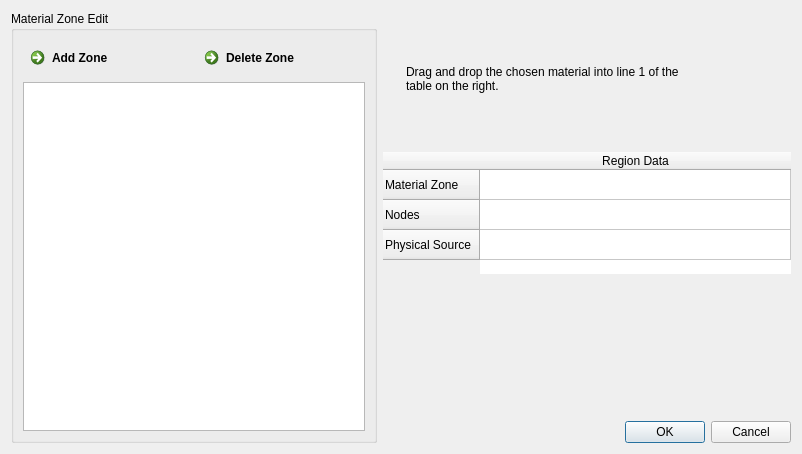
<?xml version="1.0" encoding="UTF-8"?>
<ui version="4.0">
 <class>MapRegion</class>
 <widget class="QDialog" name="MapRegion">
  <property name="geometry">
   <rect>
    <x>0</x>
    <y>0</y>
    <width>802</width>
    <height>454</height>
   </rect>
  </property>
  <property name="windowTitle">
   <string>Material Zone</string>
  </property>
  <layout class="QGridLayout" name="gridLayout" rowstretch="0,0,0,0" columnstretch="0,0,2">
   <item row="0" column="0" rowspan="4">
    <widget class="QGroupBox" name="groupBox">
     <property name="title">
      <string>Material Zone Edit</string>
     </property>
     <layout class="QGridLayout" name="gridLayout_2">
      <item row="0" column="0">
       <widget class="QCommandLinkButton" name="commandLinkButtonAdd">
        <property name="sizePolicy">
         <sizepolicy hsizetype="Preferred" vsizetype="Maximum">
          <horstretch>0</horstretch>
          <verstretch>0</verstretch>
         </sizepolicy>
        </property>
        <property name="minimumSize">
         <size>
          <width>0</width>
          <height>10</height>
         </size>
        </property>
        <property name="maximumSize">
         <size>
          <width>16777215</width>
          <height>40</height>
         </size>
        </property>
        <property name="text">
         <string>Add Zone</string>
        </property>
        <property name="icon">
         <iconset theme="list-add">
          <normaloff>.</normaloff>.</iconset>
        </property>
       </widget>
      </item>
      <item row="1" column="0" colspan="2">
       <widget class="QListWidget" name="listWidget"/>
      </item>
      <item row="0" column="1">
       <widget class="QCommandLinkButton" name="commandLinkButtonDelete">
        <property name="sizePolicy">
         <sizepolicy hsizetype="Preferred" vsizetype="Maximum">
          <horstretch>0</horstretch>
          <verstretch>0</verstretch>
         </sizepolicy>
        </property>
        <property name="maximumSize">
         <size>
          <width>16777215</width>
          <height>40</height>
         </size>
        </property>
        <property name="text">
         <string>Delete Zone</string>
        </property>
        <property name="icon">
         <iconset theme="list-remove">
          <normaloff>.</normaloff>.</iconset>
        </property>
       </widget>
      </item>
     </layout>
    </widget>
   </item>
   <item row="3" column="2">
    <widget class="QDialogButtonBox" name="buttonBox">
     <property name="orientation">
      <enum>Qt::Horizontal</enum>
     </property>
     <property name="standardButtons">
      <set>QDialogButtonBox::Cancel|QDialogButtonBox::Ok</set>
     </property>
    </widget>
   </item>
   <item row="0" column="1">
    <spacer name="verticalSpacer_2">
     <property name="orientation">
      <enum>Qt::Vertical</enum>
     </property>
     <property name="sizeHint" stdset="0">
      <size>
       <width>17</width>
       <height>133</height>
      </size>
     </property>
    </spacer>
   </item>
   <item row="2" column="2">
    <spacer name="verticalSpacer">
     <property name="orientation">
      <enum>Qt::Vertical</enum>
     </property>
     <property name="sizeHint" stdset="0">
      <size>
       <width>17</width>
       <height>133</height>
      </size>
     </property>
    </spacer>
   </item>
   <item row="1" column="1" colspan="2">
    <widget class="QTableWidget" name="tableWidgetRegion">
     <property name="sizePolicy">
      <sizepolicy hsizetype="Expanding" vsizetype="Preferred">
       <horstretch>0</horstretch>
       <verstretch>0</verstretch>
      </sizepolicy>
     </property>
     <property name="cursor" stdset="0">
      <cursorShape>WhatsThisCursor</cursorShape>
     </property>
     <property name="layoutDirection">
      <enum>Qt::LeftToRight</enum>
     </property>
     <property name="frameShape">
      <enum>QFrame::Panel</enum>
     </property>
     <property name="frameShadow">
      <enum>QFrame::Plain</enum>
     </property>
     <property name="lineWidth">
      <number>0</number>
     </property>
     <property name="midLineWidth">
      <number>0</number>
     </property>
     <property name="sizeAdjustPolicy">
      <enum>QAbstractScrollArea::AdjustToContents</enum>
     </property>
     <property name="tabKeyNavigation">
      <bool>true</bool>
     </property>
     <property name="showDropIndicator" stdset="0">
      <bool>false</bool>
     </property>
     <property name="dragDropOverwriteMode">
      <bool>false</bool>
     </property>
     <property name="selectionMode">
      <enum>QAbstractItemView::SingleSelection</enum>
     </property>
     <property name="showGrid">
      <bool>true</bool>
     </property>
     <property name="gridStyle">
      <enum>Qt::SolidLine</enum>
     </property>
     <property name="cornerButtonEnabled">
      <bool>false</bool>
     </property>
     <attribute name="horizontalHeaderStretchLastSection">
      <bool>true</bool>
     </attribute>
     <attribute name="verticalHeaderShowSortIndicator" stdset="0">
      <bool>false</bool>
     </attribute>
     <attribute name="verticalHeaderStretchLastSection">
      <bool>false</bool>
     </attribute>
     <row>
      <property name="text">
       <string>Material Zone</string>
      </property>
     </row>
     <row>
      <property name="text">
       <string>Nodes</string>
      </property>
     </row>
     <row>
      <property name="text">
       <string>Physical Source</string>
      </property>
     </row>
     <column>
      <property name="text">
       <string>Region Data</string>
      </property>
     </column>
    </widget>
   </item>
   <item row="0" column="2">
    <widget class="QLabel" name="labelWarning">
     <property name="text">
      <string>Drag and drop the chosen material into line 1 of the 
table on the right.</string>
     </property>
    </widget>
   </item>
  </layout>
 </widget>
 <resources/>
 <connections>
  <connection>
   <sender>buttonBox</sender>
   <signal>accepted()</signal>
   <receiver>MapRegion</receiver>
   <slot>accept()</slot>
   <hints>
    <hint type="sourcelabel">
     <x>262</x>
     <y>445</y>
    </hint>
    <hint type="destinationlabel">
     <x>157</x>
     <y>274</y>
    </hint>
   </hints>
  </connection>
  <connection>
   <sender>buttonBox</sender>
   <signal>rejected()</signal>
   <receiver>MapRegion</receiver>
   <slot>reject()</slot>
   <hints>
    <hint type="sourcelabel">
     <x>330</x>
     <y>445</y>
    </hint>
    <hint type="destinationlabel">
     <x>286</x>
     <y>274</y>
    </hint>
   </hints>
  </connection>
 </connections>
</ui>
